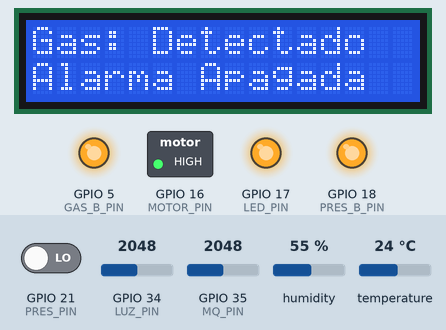
The sketch below on a simulated ESP32. On the bench: 16×2 character LCD, switched loads named in the sketch (green lamp = pin HIGH), output pins drawn as LEDs (lit = HIGH). Inputs (shaded band) come from the test bench; at power-on: GPIO 35 (MQ_PIN) = 2048, GPIO 34 (LUZ_PIN) = 2048, GPIO 21 (PRES_PIN) LOW, temperature 24 °C, humidity 55 %. WiFi joins after 1.5 s; servers stay silent unless stated; uploads are accepted with an empty reply; what the sketch prints to the serial monitor is not drawn.

Above: at 4.3 s.
4.4 s: GPIO 35 (MQ_PIN) set to 1065
17.3 s: GPIO 35 (MQ_PIN) set to 948
At 28.6 s:
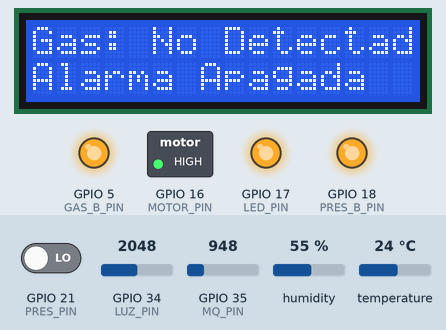
31.3 s: GPIO 34 (LUZ_PIN) set to 2866
At 44.1 s:
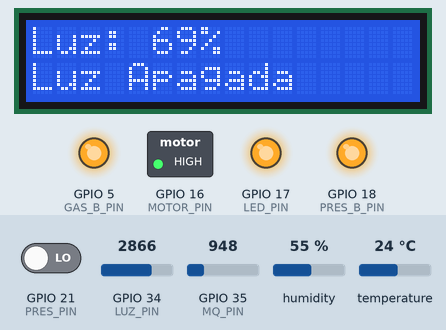
45.0 s: GPIO 21 (PRES_PIN) driven HIGH
At 58.9 s:
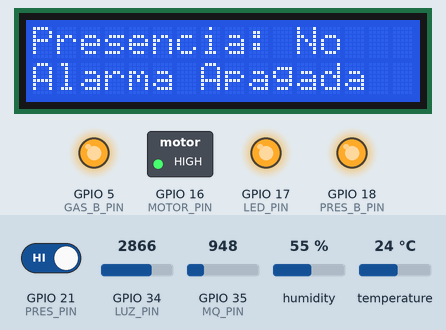
59.0 s: GPIO 34 (LUZ_PIN) set to 3972
At 68.9 s:
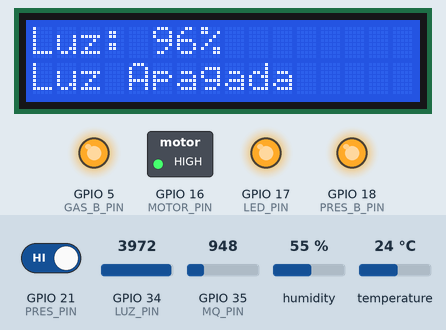
72.6 s: temperature set to 12 °C
At 86.9 s:
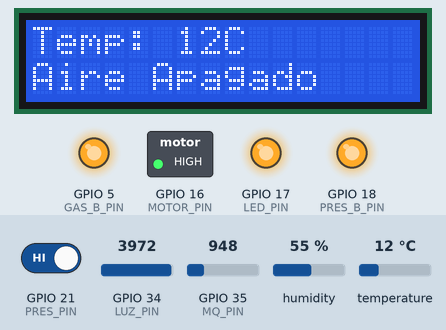
Timing chart, 0 to 87.6 s (numbered marks = the images above; inputs shaded):
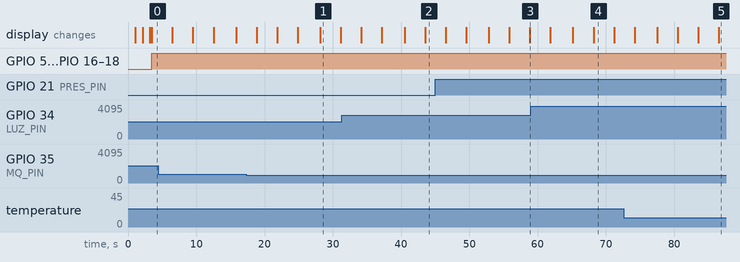

The sketch:

sistema_control.ino
```cpp
/*****************************************************
 *                   Proyecto (IoT)                  *
 *                                                   *
 *                    Integrantes:                   *
 *             Castillo Sanchez Yael Aram            *
 *              Cruz Ramirez Joshua Rene             *
 *                Quijano Cabello Axel               *
 *                                                   *
 *                   Descripcion:                    *
 *  Este archivo contiene el código fuente del       *
 *  ESP32 encargado de leer los sensores conectados  *
 *  a el, enviar las lecturas a un servidor y al     *
 *  actualizar el estado de los actuadores segun la  *
 *  respuesta del servidor.                          *
 *                                                   *
 *****************************************************/

#include <WiFi.h>
#include <WiFiClientSecure.h>
#include <HTTPClient.h>
#include <LiquidCrystal.h>
#include <DHT.h>

#define MAX_ADC_READ 4095 // El ADC del ESP32 tiene una resolucion de 12 bits, la lectura maxima del ADC es 4095
#define DHTTYPE DHT11
#define GAS_LIMITE 1000 // Indica el limite en la lectura del sensor de gas para activar el zumbador
#define HAY_PRESENCIA 0 // Indica la lectura del sensor de presencia que indica que detecto algo

// Configuraciones de red
const char* ssid = "Galaxy A129687"; // Contiene el nombre de la red WiFi
const char* password = "vtkh5753"; // Contiene el password para acceder a la red WiFi
const char* url = "https://serveriot-udfi.onrender.com/control/"; // Configura la URL del endpoint de consulta
const int httpOk = 200; // Codigo HTTP para un peticion exitosa

// Pines RS, E, D4, D5, D6, D7 para la pantalla LCD
const int RS_PIN = 13, EN_PIN = 12, D4_PIN = 14, D5_PIN = 27, D6_PIN = 26, D7_PIN = 25;
// Pines de los sensores
const int LUZ_PIN = 34, DHT_PIN = 4, MQ_PIN = 35, PRES_PIN = 21;
// Pines de los actuadores
const int LED_PIN = 17, MOTOR_PIN = 16, GAS_B_PIN = 5, PRES_B_PIN = 18;
// Variables que almacenan las lecturas de los sensores
int LUZ_LEC = 0, TEMP_LEC = 0, GAS_LEC = 0, PRES_LEC = 0;
// Mensajes para la pantalla LCD
const int GAS_MEN = 0, LUZ_MEN = 1, PRE_MEN = 2, TEMP_MEN = 3;
String info[4][2] = {{"", ""}, {"", ""}, {"", ""}, {"", ""}};

DHT dht(DHT_PIN, DHTTYPE); // Instancia DHT11
LiquidCrystal lcd(RS_PIN, EN_PIN, D4_PIN, D5_PIN, D6_PIN, D7_PIN); // Instancia para controlar la pantalla LCD

void setup() {
  Serial.begin(9600); // Iniciamos el monitor serial
  delay(1000);
  lcd.begin(16, 2); // Inicializa la pantalla LCD con 16 columnas y 2 filas
  // Configurando los pines de los sensores
  dht.begin(); // Inciamos la comunicacion con el sensor DHT11
  pinMode(PRES_PIN, INPUT); // Configuramos el pin conectado al sensor de presencia como una entrada digital
  // Configurando los pines de los actuadores como salida digitales
  pinMode(LED_PIN, OUTPUT);
  pinMode(MOTOR_PIN, OUTPUT);
  pinMode(GAS_B_PIN, OUTPUT);
  pinMode(PRES_B_PIN, OUTPUT);
  // Apagamos todos los actuadores (Estado por defecto o inicial)
  actualizarActuadores(0, 0, 0, 0);
  // Iniciamos el proceso de conexion a internet
  conectarAInternet();
}

void loop() {
  // Si no hay conexion a internet
  if (WiFi.status() != WL_CONNECTED) {
    Serial.println("Sin conexion a internet"); // Notificamos a traves del monitor serial
    conectarAInternet(); // Intentamos conectarnos a internet
    // Una vez con conexion a internet seguimos con la ejecucion de la funcion LOOP
  }

  String json = leerSensores(); // Leemos el estado de los sensores y obtenemos la informacion en formato JSON
  if (json == "Error") return; // Si hubo un error salimos de la funcion

  String resp = consultarServidor(json); // Consultamos al servidor
  if (resp == "Error") return; // Si hubo un error salimos de la funcion

  // Actualizamos el estado de los actuadores
  actualizarActuadores(
    resp.charAt(GAS_MEN) - '0',
    resp.charAt(LUZ_MEN) - '0',
    resp.charAt(PRE_MEN) - '0',
    resp.charAt(TEMP_MEN) - '0'
  );
  // Mostramos las lecturas de los sensores y estado de los actuadores a traves de la pantalla LCD
  mostrarInformacion();
}

/*
  Esta funcion nos permite conectar el ESP32 a internet.
  No recibe parametros.
  No retorna nada.
*/
void conectarAInternet() {
  Serial.print("=============================================================");
  Serial.println("Conectando a red " + String(ssid)); // Comenzamos el proceso de conexion a internet
  WiFi.begin(ssid, password); // Enviamos el nombre de la red y el password
  lcd.clear(); // Limpiamos la pantalla LCD

  // Intentamos conectarnos mientras no haya conexion a internet
  while(WiFi.status() != WL_CONNECTED) {
    delay(1000); // Esperamos 1 segundo entre cada intento
    // Notificamos que seguimos en proceso de conexion
    Serial.println("Conectando...");
    lcd.print("Conectando...");
  }
  Serial.println("Conectado a " + String(ssid)); // Notificamos que la conexion fue exitosa
  lcd.clear(); // Limpiamos la pantalla LCD
}

/*
  Esta funcion se encarga de crear los mensajes a mostrar en la pantalla LCD que informan al usuario
  las lecturas de los sensores.
  Parametros:
    - gas: Indica si el sensor de gas detecto una concentracion de gas superior al limite
    - luminosidad: Indica el porcentaje de luz en el cuarto
    - pre: Indica si el sensor de presencia detecto algo
    - TEMP_LEC: Contiene la temperatura actual del cuarto
  No retorna nada
*/
void crearMensajesLecturas(bool gas, int luminosidad, bool pre, int TEMP_LEC) {
  if (gas) info[GAS_MEN][0] = "Gas: Detectado";
  else info[GAS_MEN][0] = "Gas: No Detectado";

  info[LUZ_MEN][0] = "Luz: " + String(luminosidad) + "%";

  if (pre) info[PRE_MEN][0] = "Presencia: Si";
  else info[PRE_MEN][0] = "Presencia: No";

  info[TEMP_MEN][0] = "Temp: " + String(TEMP_LEC) + "C";
}

/*
  Esta funcion se encarga de recolectar la informacion de los sensores y devolver un String con un JSON
  codificado con la informacion de los sensores.
  Sin Parametros.
  Retorna:
    - Retorna un String el cual contiene un JSON con la informacion de los sensores o "Error" indicando que
    hubo un error al leer el sensor DHT11.
*/
String leerSensores() {
  LUZ_LEC = analogRead(LUZ_PIN); // Obtenemos la lectura del ADC
  TEMP_LEC = round(dht.readTemperature()); // Leemos la temperatura mediante el sensor DHT11
  GAS_LEC = analogRead(MQ_PIN); // Obtenemos la lectura del sensor de gas MQ2
  PRES_LEC = digitalRead(PRES_PIN); // Obtenemos la lectura del sensor de presencia

  int luminosidad = round((LUZ_LEC * 100) / MAX_ADC_READ); // Obtenemos el porcentaje de luminosidad
  bool pre = PRES_LEC == HAY_PRESENCIA; // Verificamos si el sensor de presencia detecto algo
  bool gas = GAS_LEC > GAS_LIMITE; // Verificamos si la lectura del sensor de gas supera el limite

  // Imprimimos en el puerto Serial la informacion de los sensores y sus conversiones
  Serial.print("=============================================================");
  Serial.println("Luz: " + String(LUZ_LEC) + "(" + String(luminosidad) + "%)");
  Serial.println("Temp: " + String(TEMP_LEC));
  Serial.println("Gas: " + String(GAS_LEC) + "(" + String(gas));
  Serial.println("Luz: " + String(PRES_LEC) + "(" + String(pre));

  if (isnan(TEMP_LEC)) return "Error"; // Si hubo un error al leer el sensor DHT11 devolvemos "Error"
  crearMensajesLecturas(gas, luminosidad, pre, TEMP_LEC); // Creamos los mensajes para la pantalla LCD

  // Contruimos el String con el JSON codificado
  String json = "{\"temp\": " + String(TEMP_LEC) + ",";
  json += "\"luz\": " + String(luminosidad) + ",";
  json += "\"gas\": " + String(gas ? "true" : "false") + ",";
  json += "\"pre\": " + String(pre ? "true" : "false") + "}";

  return json; // Devolvemos el string
}

/*
  Esta funcion se encarga de enviar al servidor las lecturas de los sensores y recibir el nuevo
  estado de los actuadores.
  Parametros:
    - json: Un string con la informacion codificada en formato JSON con las lecturas de los sensores
  Retorna:
    - Un string con el nuevo estado de los actuadores
*/
String consultarServidor(String json) {
  WiFiClientSecure client; // Creamos un nuevo cliente para HTTPS
  client.setInsecure(); // Indicamos que deseamos usarlo de forma insegura

  HTTPClient http; // Creamos un nuevo cliente HTTP
  http.begin(client, url); // Enviamos la URL al endpoint del servidor y el cliente para HTTPS
  http.addHeader("Content-Type", "application/json"); // Indicamos que la informacion es enviada en formato JSON
  int codigoHttp = http.POST(json); // Realizamos una peticion POST y obtenemos el codigo HTTP de respuesta

  Serial.println("Codigo HTTP: " + String(codigoHttp)); // Imprimimos el codigo de respuesta

  // Veficiamos si la peticion fue exitosa
  if (codigoHttp != httpOk) {
    // Notificamos el error a traves del monitor serial
    Serial.println("Hubo un error al realizar la peticion HTTP.");
    return "Error"; // Retornamos el mensaje de error
  }

  // Si la peticion fue exitosa
  String resp = http.getString(); // Obtenemos el nuevo estado los actuadores
  Serial.println("Respuesta: " + resp); // Imprimimos la respuesta a traves del monitor serial
  http.end(); // Finalizamos la conexion

  return resp; // Retornamos la respuesta exitosa
}

/*
  Esta funcion se encarga de crear los mensajes a mostrar en la pantalla LCD que informan al usuario
  el estado de los actuadores.
  Parametros:
    - gas: Indica si el zumbador 1 debe ser encendido
    - luz: Indica si el led debe ser encendido
    - pre: Indica si el zumbador 2 debe ser encendido
    - temp: Indica si el ventilador debe ser encendido
  No retorna nada
  Nota: Los 4 parametros tienen un valor de cero o uno, uno = encender, cero = apagar
*/
void crearMensajesActuadores(int gas, int luz, int pre, int temp) {
  if (gas == HIGH) info[GAS_MEN][1] = "Alarma Encendida";
  else info[GAS_MEN][1] = "Alarma Apagada";

  if (luz == HIGH) info[LUZ_MEN][1] = "Luz Encendida";
  else info[LUZ_MEN][1] = "Luz Apagada";

  if (pre == HIGH) info[PRE_MEN][1] = "Alarma Encendida";
  else info[PRE_MEN][1] = "Alarma Apagada";

  if (temp == HIGH) info[TEMP_MEN][1] = "Aire Encendido";
  else info[TEMP_MEN][1] = "Aire Apagado";
}

/*
  Esta funcion se encarga de actualizar el estado de los actuadores.
  Parametros:
    - gas: Indica si el zumbador 1 debe ser encendido
    - luz: Indica si el led debe ser encendido
    - pre: Indica si el zumbador 2 debe ser encendido
    - temp: Indica si el ventilador debe ser encendido
  No retorna nada
  Nota: Los 4 parametros tienen un valor de cero o uno, uno = encender, cero = apagar
*/
void actualizarActuadores(int gas, int luz, int pre, int temp) {
  // Creamos los mensaje de estado de los actuadores para la pantalla LCD
  crearMensajesActuadores(gas, luz, pre, temp);

  // Imprimimos el nuevo estado de los actuadores en el monitor serial
  Serial.println("Ventilador: " + String(temp));
  Serial.println("Zumbador (Gas): " + String(gas));
  Serial.println("Luz: " + String(luz));
  Serial.println("Zumbador (Presencia): " + String(pre));

  // Actualizamos las salidas digitales que se conectan a los actuadores
  digitalWrite(LED_PIN, luz);
  digitalWrite(GAS_B_PIN, gas);
  digitalWrite(PRES_B_PIN, pre);
  digitalWrite(MOTOR_PIN, temp);
}

/*
  Esta funcion se encarga de mostrar la informacion con las lecturas de los sensores y el estado de los actuadores
  al usuario a trves de la pantalla LCD.
  No recibe parametros.
  No retorna nada.
*/
void mostrarInformacion() {
  // Iteramos sobre el arreglo con los mensajes
  for (int i = 0 ; i < 4 ; i++) {
    lcd.clear(); // Limpiamos la pantalla y nos situamos en la posicion 0,0
    lcd.print(info[i][0]); // Imprimimos la lectura del sensor
    lcd.setCursor(0, 1); // Nos movemos al segundo renglon de la pantalla LCD
    lcd.print(info[i][1]); // Imprimimos el estado del actuador ligado al sensor

    delay(3000); // Esperamos 2 segundos antes de imprimir el siguiente mensaje
  }
}
```

Measured:
- the behaviour switches between 1001 and 1000 on GPIO 35 (MQ_PIN) (found by bisection; images 0 and 1)
- after the input at 17.3 s, the display: first differs from a run without the input after 10.9 s (image 1)
- after the input at 45.0 s, the display: first differs from a run without the input after 13.9 s (image 3)
- what the display in image 1 shows lasts 3.0 s, from 28.2 s to 31.2 s
